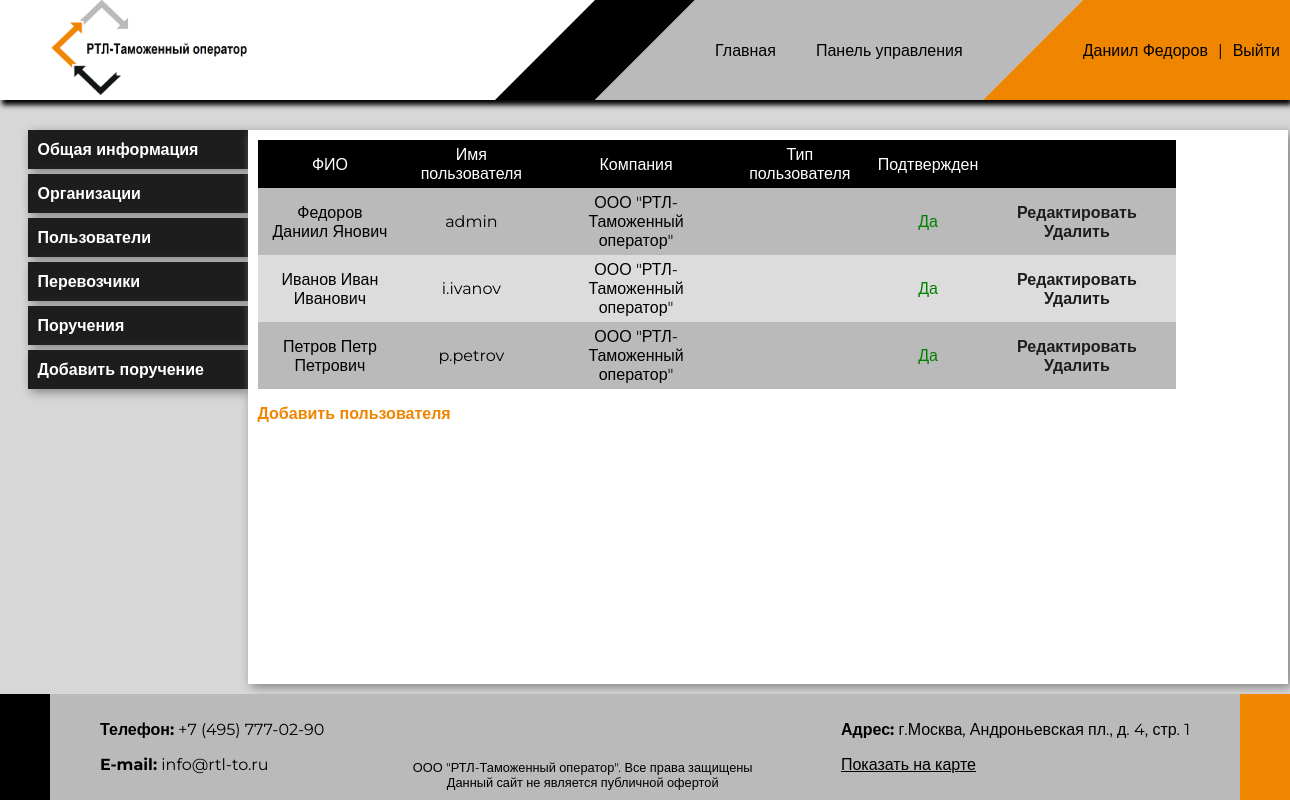
Page /management/users/ (signed in) on the committed database.
### app_auth/models.py (models this page shows)
class User(AbstractUser):
    id = models.UUIDField(primary_key=True, default=uuid.uuid4, editable=False)
    last_name = models.CharField(max_length=255, blank=False, null=False, verbose_name=_('фамилия'))
    first_name = models.CharField(max_length=255, blank=False, null=False, verbose_name=_('имя'))
    second_name = models.CharField(max_length=255, blank=True, null=True, verbose_name=_('отчество'))
    email = models.EmailField(blank=False, null=False, verbose_name=_('email'), unique=True)
    client = models.ForeignKey(Client, on_delete=models.CASCADE, verbose_name=_('организация'), related_name='users',
                               null=True, blank=True)
    def __str__(self):
        if not self.second_name:
            return f'{self.first_name} {self.last_name}'
        else:
            return f'{self.last_name} {self.first_name} {self.second_name}'
    class Meta:
        verbose_name = _('user')
        verbose_name_plural = _('users')
        permissions = [
            ('view_all_users', 'Can view all users')
        ]

class Organisation(models.Model):
    id = models.UUIDField(primary_key=True, default=uuid.uuid4, editable=False)
    inn = models.IntegerField(db_index=True, verbose_name=_('ИНН'))
    kpp = models.IntegerField(db_index=True, verbose_name=_('КПП'))
    short_name = models.CharField(max_length=255, verbose_name=_('Краткое наименование'))
    legal_address = models.CharField(max_length=255, verbose_name=_('Юр. адрес'))
    fact_address = models.CharField(max_length=255, verbose_name=_('Факт. адрес'))
    def __str__(self):
        return self.short_name
    class Meta:
        abstract = True
        verbose_name = 'организация'
        verbose_name_plural = 'организации'

class Client(Organisation):
    num_prefix = models.CharField(max_length=5, blank=True, null=True, verbose_name=_('Префикс номера поручения'))
    class Meta:
        verbose_name = 'клиент'
        verbose_name_plural = 'клиенты'
        permissions = [
            ('view_all_clients', 'Can view all clients')
        ]

### management/views.py (the view)
# urls.py: path('users/', UserListView.as_view(), name='users_list_pub'),
class UserListView(PermissionRequiredMixin, ListView):
    permission_required = 'app_auth.view_all_users'
    login_url = 'login'
    model = User
    template_name = 'management/user_list.html'

### management/templates/management/user_list.html
{% extends 'management/main_menu.html' %}
{% block 'inner_content' %}
{% load menu_tags %}
<table class="list_view_table">
    <thead>
        <tr>
            <td>ФИО</td>
            <td>Имя пользователя</td>
            <td>Компания</td>
            <td>Тип пользователя</td>
            <td>Подтвержден</td>
            <td></td>
        </tr>
    </thead>
    <tbody>
        {% for user in object_list %}
        <tr onclick="document.location = '{% url 'user_detail' pk=user.id %}';">
            <td>{{ user }}</td>
            <td>{% if user.is_active %}{{ user.username }}{% else %}-{% endif %}</td>
            <td>{% if user.client %}{{ user.client }}{% else %}-{% endif %}</td>
            <td>{% user_type 'user' %}</td>
            <td>{% if user.is_active %}<span style="color:green">Да</span>{% else %}<span style="color:red">Нет</span>{% endif %}</td>
            <td>
                <a class="table_link" href="{% url 'user_edit' pk=user.id %}?next={{ request.path }}">Редактировать</a>
                <a class="table_link" href="{% url 'user_delete' pk=user.id %}">Удалить</a>
            </td>
        </tr>
        {% endfor %}
    </tbody>
</table>
<a href="{% url 'user_add' %}">Добавить пользователя</a>
{% endblock %}

### static_pages/templates/static_pages/base.html (shortened to what this page needs)
<!DOCTYPE html>
<html lang="en">
<head>
    {% load static %}
    <link rel="stylesheet" type="text/css" href="{% static 'css/base.css' %}">
    <link rel="stylesheet" type="text/css" href="{% static 'css/statics.css' %}">
</head>
<body>
    <div id="header" style="display: flex">
        <div id="logo">
            <a href="/">
                <img src="{% static 'img/logo.png' %}">
            </a>
        </div>
        <div id="menu_wrapper">
            <div id="menu">
                <div><a href="{% url 'home' %}">Главная</a></div>
                {% if user.is_staff %}
                <div><a href="{% url 'dashboard' %}">Панель управления</a></div>
                {% elif user.is_authenticated %}
                <div><a href="{% url 'dashboard_pub' %}">Личный кабинет</a></div>
                {% endif %}
            </div>
            <div id="login_block">
                {% if user.is_authenticated %}
                <a href="{% url 'profile' %}"><div>{{ user.first_name }} {{ user.last_name }}</div></a>
                <span class="login_label">|</span>
                <a href="{% url 'logout' %}"><div>Выйти</div></a>
                {% else %}
                <a href="{% url 'login' %}"><div>Войти</div></a>
                {% endif %}
            </div>
        </div>
    </div>
    <div id="all_content">
        {% block 'content' %}
        {% endblock %}
    </div>
    <div id="footer">
        <div>
            <p><b>Телефон:</b> +7 (495) 777-02-90</p>
            <p><b>E-mail:</b> info@rtl-to.ru</p>
        </div>
        <div class="copyright">
            ООО "РТЛ-Таможенный оператор". Все права защищены<br />
            Данный сайт не является публичной офертой
        </div>
        <div>
            <p><b>Адрес:</b> г.Москва, Андроньевская пл., д. 4, стр. 1</p>
            <a href="https://yandex.ru/maps/-/CCUabPrxGA" target="blank">Показать на карте</a>
        </div>
    </div>
</body>
</html>

### static/css/base.css (style rules this page uses)
html, body { height: 100%; margin: 0; max-width: 1920px; min-width: 1280px; font-family: Montserrat, sans-serif; }
body { display: flex; flex-direction: column; }
#header { width: 100%; height: 100px; display: flex; justify-content: space-between; box-shadow: 2px 5px 5px black; align-items: center; z-index: 100 }
#menu_wrapper a { text-decoration: none; color: black; padding: 5px 0; margin-bottom: -2px; border-bottom: 2px solid transparent; }
#logo { margin-left: 50px }
#logo img { height: 100px; }
#menu_wrapper { height: 100%; display: flex; align-items: center; flex-flow: row nowrap; }
#menu { height: 100%; position:relative; background: #b9bab9; display: flex; justify-content: space-around; align-items: center; margin-right: 100px; }
#menu::before { content: ''; position:absolute; left: -100px; width:0; height:0; border-bottom: 100px solid #b9bab9; border-left: 100px solid transparent; }
#menu::after { content: ''; position:absolute; right: -100px; width:0; height:0; border-top: 100px solid #b9bab9; border-right: 100px solid transparent; }
#menu div { margin: 20px; }
#login_block { height: 100%; min-width: 100px; padding-right: 10px; background: #f08500; position: relative; display: flex; align-items: center; justify-content: center; }
#login_block::before { content: ''; position:absolute; left: -100px; width:0; height:0; border-bottom: 100px solid #f08500; border-left: 100px solid transparent; }
.login_label { margin: 0 10px; font-weight: block; }
#all_content { flex: 1 0 auto; padding-top: 30px; background-color: #d7d7d7; display: flex; justify-content: center; align-items: center; }
#all_content a { text-decoration: none; font-weight: bold; margin-right: 10px; color: #f08500; }
table.list_view_table { max-width: 90%; border-spacing: 0; margin-bottom: 15px; }
table.list_view_table thead { background: black; color: white; }
table.list_view_table tbody tr { cursor: pointer; }
table.list_view_table tr>td { padding: 5px; }
table.list_view_table tbody tr:nth-child(2n+1) { background-color: #b9bab9; }
table.list_view_table tbody tr:nth-child(2n) { background-color: rgba(185,186,185,0.5); }
a.table_link { color: #1d1d1d !important; }
.horizontal_tables_list td, .horizontal_tables_list td, { padding: 0 !important; padding-bottom: 10px !important; }
table.list_view_table tr>td, table.expandable_list_view_table tr>td { padding: 5px 10px; text-align: center !important; }
#footer { flex-shrink: 0; background: #b9bab9; border-left: 50px solid black; border-right: 50px solid #f08500; padding: 10px 50px 10px 50px; display: flex; justify-content: space-between; }
#footer a { color: black; }
.copyright { align-self: flex-end; font-size: 0.8em; text-align: center; }

### rows in the picture
User: first_name "Даниил", last_name "Федоров", second_name+last_name+first_name "Федоров Даниил Янович", username "admin", client "ООО \"РТЛ-Таможенный оператор\"", is_active "Да"
User: second_name+last_name+first_name "Иванов Иван Иванович", username "i.ivanov", client "ООО \"РТЛ-Таможенный оператор\"", is_active "Да"
User: second_name+last_name+first_name "Петров Петр Петрович", username "p.petrov", client "ООО \"РТЛ-Таможенный оператор\"", is_active "Да"
